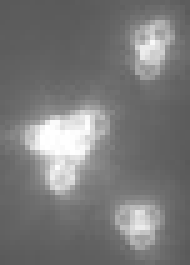
%> input picture Matlab/utils/CircularHough/Frame_0_0022_portion.jpg, 38 x 53 px, shrunk from 139 x 193 before the run (shown 5 times larger); its folder holds only this picture in this run
$ octave Sun_position.m   (GNU Octave 9; MATLAB toolbox functions it lacks are replaced by stand-ins)
%> lines starting %> are read from the running program, lines starting %| are printed output that depends on the picture
### Matlab/utils/mrDMD.m
function tree = mrDMD(Xraw, dt, r, max_cyc, L)
% function tree = mrDMD(Xraw, dt, r, max_cyc, L)

% Inputs:
% Xraw      n by m matrix of raw data,
%           n measurements, m snapshots
% dt        time step of sampling
% r         rank of truncation
% max_cyc   to determine rho, the freq cutoff, compute
%           oscillations of max_cyc in the time window
% L         number of levels remaining in the recursion

T = size(Xraw, 2) * dt;
rho = max_cyc/T; % high freq cutoff at this level
sub = ceil(1/rho/8/pi/dt); % 4x Nyquist for rho

%% DMD at this level
Xaug = Xraw(:, 1:sub:end); % subsample
Xaug = [Xaug(:, 1:end-1); Xaug(:, 2:end)];
X = Xaug(:, 1:end-1);
Xp = Xaug(:, 2:end);

[U, S, V] = svd(X, 'econ');
r = min(size(U,2), r);
U_r = U(:, 1:r); % rank truncation
S_r = S(1:r, 1:r);
V_r = V(:, 1:r);

Atilde = U_r' * Xp * V_r / S_r;
[W, D] = eig(Atilde);
lambda = diag(D);
Phi = Xp * V(:,1:r) / S(1:r,1:r) * W;

%% compute power of modes
Vand = zeros(r, size(X, 2)); % Vandermonde matrix
for k = 1:size(X, 2)
    Vand(:, k) = lambda.^(k-1);
end

% the next 5 lines follow Jovanovic et al, 2014 code:
G = S_r * V_r';
P = (W'*W).*conj(Vand*Vand');
q = conj(diag(Vand*G'*W));
Pl = chol(P,'lower');
b = (Pl')\(Pl\q); % Optimal vector of amplitudes b

%% consolidate slow modes, where abs(omega) < rho
omega = log(lambda)/sub/dt/2/pi;
mymodes = find(abs(omega) <= rho);

thislevel.T = T;
thislevel.rho = rho;
thislevel.hit = numel(mymodes) > 0;
thislevel.omega = omega(mymodes);
thislevel.P = abs(b(mymodes));
thislevel.Phi = Phi(:, mymodes);

%% recurse on halves
if L > 1
    sep = floor(size(Xraw,2)/2);
    nextlevel1 = mrDMD(Xraw(:, 1:sep),dt, r, max_cyc, L-1);
    nextlevel2 = mrDMD(Xraw(:, sep+1:end),dt, r, max_cyc, L-1);
else
    nextlleve1 = cell(0);
    nextlevel2 = cell(0);
end

%% reconcile indexing on output
% (because Matlab does not support recursive data structures)
tree = cell(L, 2^(L-1));
tree{1,1} = thislevel;

for l = 2:L
    col = 1;
    for j = 1:2^(l-2)
       tree{l, col} = nextlevel1{l-1, j};
       col = col + 1;
    end
    for j = 1:2^(l-2)
       tree{l, col} = nextlevel2{l-1, j};
       col = col + 1;
    end
end

### code/matlab/Sun_position.m
clear; clc; close all;

addpath(genpath([pwd,'/utils']))
addpath(genpath([pwd,'/example_images']))

d = uigetdir(pwd,'Select directory');
%> the answer given: ../../Matlab/utils/CircularHough
fprintf('Directory: %s\n',d);

files = dir(fullfile(d,'*.jpg'));
nfiles = size(files,1);

fprintf('Reading image files...');
i = 1;
F(nfiles) = struct('cdata',[],'colormap',[]);
im = imread(files(i).name);
%> im is the input picture: size 53x38 uint8; min 89, max 255, mean 121.4
img = rgb2gray(im); % figure; imshowpair(im,img,'montage');
image(img);
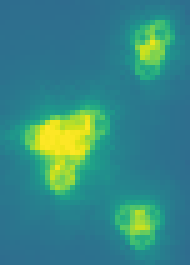
%> displayed picture: size 53x38x3, on the screen's scale of 0 to 255 (shown 5 times larger); mean R, G, B 53.8, 136.7, 132.2
F(i) = getframe;
[nx,ny] = size(img);
%> nx = 53; ny = 38
n = nx*ny;
%> n = 2014
X = zeros(n,nfiles);
X(:,i) = img(:);
for i=2:1:nfiles
    im = imread(files(i).name);
    img = rgb2gray(im);
    image(img);
    F(i) = getframe;
    X(:,i) = img(:);
end
fprintf('OK.\n');

% mrDMD
L  =  6; % number of levels
r  = 10; % rank of truncation
dt = 30; % time step
T  = nfiles*dt; % sec

fprintf('mrDMD...');
mrdmd = mrDMD(X,dt,r,2,L);
%> in mrDMD, `Xaug = Xraw(:, 1:sub:end);`: Xaug = 2014 values, max 255 at index 452, min 89 at index 637, mean 121.4
%> in mrDMD, `Xaug = [Xaug(:, 1:end-1); Xaug(:, 2:end)];`: Xaug = []
%> in mrDMD, `thislevel.hit = numel(mymodes) > 0;`: thislevel.hit = false
%> in mrDMD, `thislevel.omega = omega(mymodes);`: thislevel.omega = []
%> in mrDMD, `nextlevel1 = mrDMD(Xraw(:, 1:sep),dt, r, max_cyc, L-1);`: nextlevel1 = 80 items
%> after the loop in mrDMD, `for l = 2:L`: tree = 192 items
%> mrdmd = 192 items
fprintf('OK.\n');

figure; imagesc(reshape(abs(mrdmd{1,1}.Phi(1:n,1)), nx, ny)); axis square;                 % level 1
%> (this line was passed over: imagesc is not available in this run)
for i=1:2;  figure; imagesc(reshape(abs(mrdmd{2,i}.Phi(1:n,1)), nx, ny)); axis square; end % level 2
%> (the run ends here)

$ run again, on Matlab/utils/NRELdata/case1 - files tagged as 11/20190419000000_11.jpg
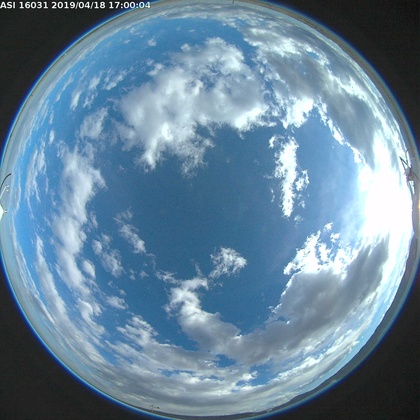
%> input picture Matlab/utils/NRELdata/case1 - files tagged as 11/20190419000000_11.jpg, 420 x 420 px, shrunk from 1536 x 1536 before the run
%> im is the input picture: size 420x420x3 uint8; mean R, G, B 104.1, 133.3, 155.3
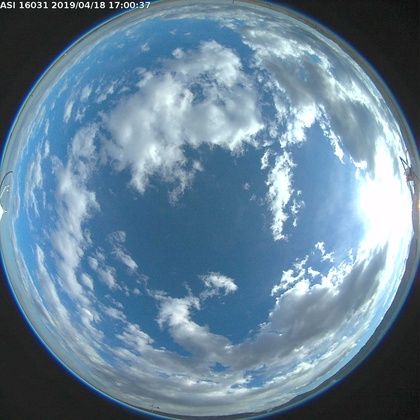
%> input picture Matlab/utils/NRELdata/case1 - files tagged as 11/20190419000030_11.jpg, 420 x 420 px, shrunk from 1536 x 1536 before the run
%> im is the input picture: size 420x420x3 uint8; mean R, G, B 103.1, 131.2, 152.2
%> `image(img);`:
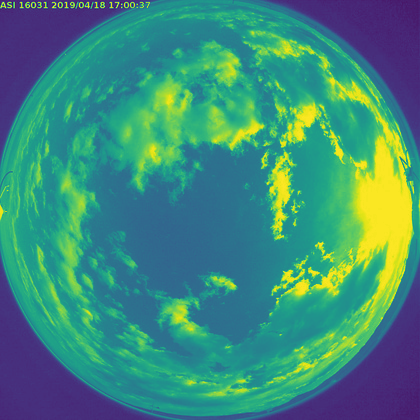
%> displayed picture: size 420x420x3, on the screen's scale of 0 to 255; mean R, G, B 62.8, 138, 123.3
%> X = []
%> thislevel.hit = false
%> thislevel.omega = []
%> nextlevel1 = 80 items
%> after the loop in mrDMD, `for l = 2:L`: tree = 192 items
